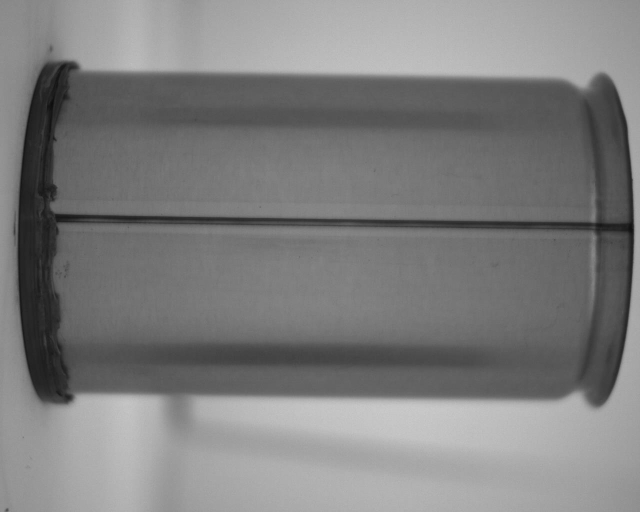
//> input picture Double_Lib/img/B (1).jpg, 1280 x 1024 px (shown at 1/2 size); its folder holds only this picture in this run
$ ./Double_Lib   (built with g++ and OpenCV 4)
//> lines starting //> are read from the running program, lines starting //| are printed output that depends on the picture; after the words box and inside, x2 and y2 are one past the last pixel; in counts of white or black regions, pixels touching at a corner belong together
#include <opencv2/imgcodecs.hpp>
#include <opencv2/highgui.hpp>
#include <opencv2/imgproc.hpp>
#include <iostream>
#include <chrono>
#include <algorithm>
#include <vector>
#include <string>
#include <stdio.h>


using namespace cv;
using namespace std;
using namespace std::chrono;

int P_score = 7;				//Parameter for check double lib.
int P_divide = 10000;			//Parameter for divide high average.


void show_histogram(string const& name, Mat1b const& image)
{
	float H_AVG = 0;
	float max = 0;
	for (int i = 0; i < image.cols; i++)
	{
		int column_sum = 0;
		for (int k = 0; k < image.rows; k++)
		{
			column_sum += image.at<unsigned char>(k, i);
			if (column_sum > max) {
				max = column_sum;
			}
		}
	}

	// Set histogram bins count
	int bins = image.cols;
	// Set ranges for histogram bins
	float lranges[] = { 0, bins };
	const float* ranges[] = { lranges };
	// create matrix for histogram
	Mat hist;
	int channels[] = { 0 };
	float maxN = max / 10;
	float const hist_height = maxN;
	Mat3b hist_image = Mat3b::zeros(hist_height + 10, bins + 20);

	float high_1 = 0;
	float high_2 = 0;
	int col_high_1 = 0;
	int col_high_2 = 0;
	for (int i = 0; i < image.cols; i++)
	{
		float column_sum = 0;
		for (int k = 0; k < image.rows; k++)
		{
			column_sum += image.at<unsigned char>(k, i);
		}
		float const height = cvRound(column_sum * hist_height / max);
		line(hist_image, Point(i + 10, (hist_height - height) + 20), Point(i + 10, hist_height), Scalar::all(255));
		if (height > high_1 && i < 500) {
			high_1 = height;
			col_high_1 = i;
		}
		if (height > high_2 && i >= 1000) {
			high_2 = height;
			col_high_2 = i;
		}
	}
	cout << "high initial  " << high_1 << " column initial  " << col_high_1 << endl;
	cout << "high fisish   " << high_2 << " column finish   " << col_high_2 << endl;

	// Loop find Average low
	for (int i = 0; i < image.cols; i++)
	{
		float column_sum = 0;
		for (int k = 0; k < image.rows; k++)
		{
			column_sum += image.at<unsigned char>(k, i);
		}
		float const height = cvRound(column_sum * hist_height / max);
		if (i >= col_high_1 && i <= col_high_2)
		{
			H_AVG += height;
		}
	}
	H_AVG = H_AVG / P_divide;			//best value for average

	cout << "high average :  " << H_AVG << endl;

	Mat canny_output;
	Canny(hist_image, canny_output, 50, 50 * 2);
	vector<vector<Point> > contours;
	vector<Vec4i> hierarchy;
	findContours(canny_output, contours, hierarchy, RETR_TREE, CHAIN_APPROX_SIMPLE);

	// create hull array for convex hull points
	vector< vector<Point> > hull(contours.size());
	for (int i = 0; i < contours.size(); i++) {
		convexHull(Mat(contours[i]), hull[i], 1);
	}

	drawContours(hist_image, contours, 0, Scalar(0, 0, 255), 2, 8, vector<Vec4i>(), 0, Point());
	if (H_AVG > P_score) {
		cout << " Defect Detection  " << endl;
		cout << "===================" << endl;
	}
	else {
		cout << " Non defect Detection  " << endl;
		cout << "===================" << endl;
	}
	imshow(name, hist_image);
	//This Code tell runtime this program.
	vector<int> values(10000);
	auto f = []() -> int { return rand() % 10000; };
	generate(values.begin(), values.end(), f);
	auto start = high_resolution_clock::now();
	sort(values.begin(), values.end());
	auto stop = high_resolution_clock::now();
	auto duration = duration_cast<milliseconds>(stop - start);
	cout << "Time taken by function: " << duration.count() << " milliseconds" << endl;
}


int Double_lib(Mat imageOriginal) {
	Mat imgG, imgRz, imgCrop, imgSobelx;
	int status = 0;
	imgRz = imageOriginal.clone();				//Copy image to imgRz.
	cvtColor(imgRz, imgG, COLOR_BGR2GRAY);

	Rect myROI(0, 0, 110, 500);
	Mat croppedRef(imgRz, myROI);

	// Copy the data into new matrix
	croppedRef.copyTo(imgCrop);
	imshow("Crop image", imgCrop);

	Sobel(imgCrop, imgSobelx, CV_8U, 1, 0, 3, 1, 0, BORDER_DEFAULT);			//Sobel axis x
	rotate(imgSobelx, imgSobelx, ROTATE_90_COUNTERCLOCKWISE);
	imshow("Sobel X image", imgSobelx);
	show_histogram("Histogram image", imgSobelx);											//Call function histogram final.
	return status;
}

int main(int argc, const char* argv[]) {
	Mat imgOri, imgRz;
	int result = 0;

	string folder("img/*.jpg");
	vector<String> fn;
	glob(folder, fn, false);
	vector<Mat> images;
	size_t count = fn.size();			 //number of png files in images folder.\


	 P_score = 7;						//Parameter for check double lib.
	 P_divide = 10000;					//Parameter for divide high average.

	//Check number of images.
	cout << "image in folder  " << count << endl;

	//Main LooB.
	for (size_t i = 0; i < count; i++)
	{
		//Preprocessing
		imgOri = imread(fn[i]);
//> imgOri is the input picture: 1024 rows x 1280 cols, CV_8UC3; min 10, max 204, mean 126.1
		resize(imgOri, imgRz, Size(), 0.5, 0.5); //Half Resize 1280*1040 to 640*520 pixcel.
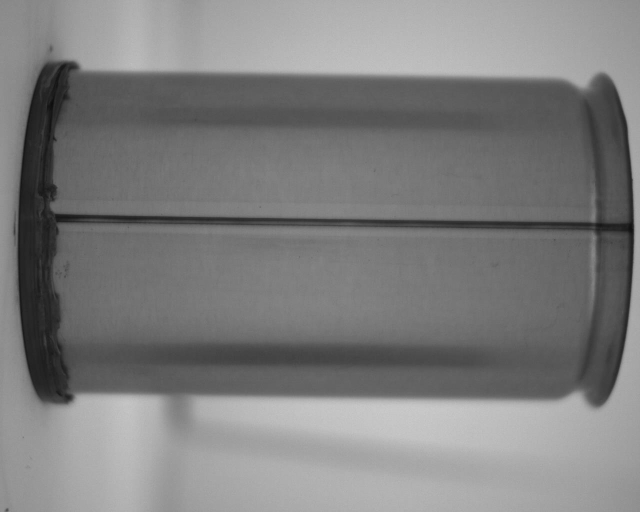
//> imgRz: 512 rows x 640 cols, CV_8UC3; min 12, max 203, mean 126.3
		imshow("Original image", imgRz);

		result = Double_lib(imgRz);				//Call function check double lib problem.
//> in Double_lib, `Mat croppedRef(imgRz, myROI);`:
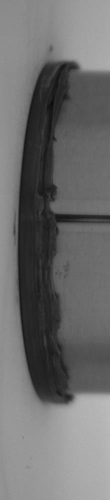
//> croppedRef: 500 rows x 110 cols, CV_8UC3; min 12, max 188, mean 109.1
//> in Double_lib, `Sobel(imgCrop, imgSobelx, CV_8U, 1, 0, 3, 1, 0, BORDER_DEFAULT);`:
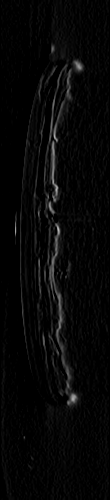
//> imgSobelx: 500 rows x 110 cols, CV_8UC3; min 0, max 187, mean 6.8
//> in Double_lib, `rotate(imgSobelx, imgSobelx, ROTATE_90_COUNTERCLOCKWISE);`:
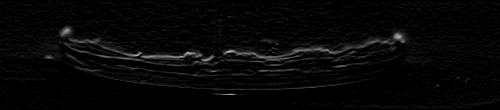
//> imgSobelx: 110 rows x 500 cols, CV_8UC3; min 0, max 187, mean 6.8
//> the loop in show_histogram, `for (int i = 0; i < image.cols; i++)` made 1500 passes
//> (column_sum, max) on passes 1 to 3: (348, 348), (348, 348), (348, 348)
//> after the loop in show_histogram, `for (int i = 0; i < image.cols; i++)`: max = 1452
//> in show_histogram, `float maxN = max / 10;`: maxN = 145.2
//> in show_histogram, `Mat3b hist_image = Mat3b::zeros(hist_height + 10, bins + 20);`: hist_image: 155 rows x 1520 cols, CV_8UC3; every value is 0
//> the loop in show_histogram, `for (int i = 0; i < image.cols; i++)` made 1500 passes
//> (column_sum, height, high_1) on passes 1, 16, 19: (348, 35, 35), (363, 36, 36), (370, 37, 37)
//> (height, high_1) on passes 70, 109, 115, 118, 130, 133: (38, 38), (39, 39), (41, 41), (42, 42), (46, 46), (50, 50)
//> after the loop in show_histogram, `for (int i = 0; i < image.cols; i++)`:
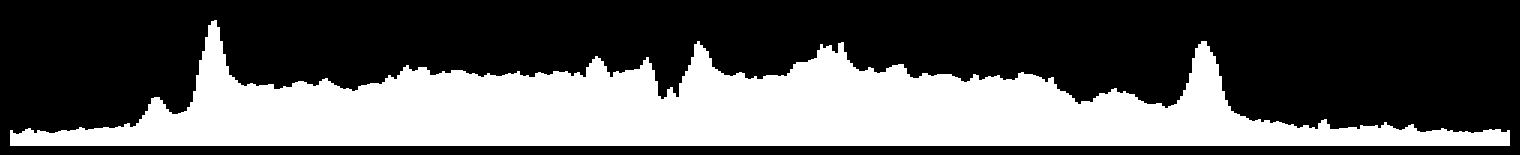
//> hist_image: 155 rows x 1520 cols, CV_8UC3; 35.2% white; 1 white region, box (x1, y1, x2, y2) and area: (10, 20, 1510, 146) 82962
//> after the loop in show_histogram, `for (int i = 0; i < image.cols; i++)`: high_1 = 145; col_high_1 = 204; high_2 = 124; col_high_2 = 1191
//| high initial  145 column initial  204
//| high fisish   124 column finish   1191
//> the loop in show_histogram, `for (int i = 0; i < image.cols; i++)` made 1500 passes
//> (height, H_AVG) on passes 205 to 216: (145, 145), (145, 290), (145, 435), (138, 573), (138, 711), (138, 849), (124, 973), (124, 1097), (124, 1221), (111, 1332), (111, 1443), (111, 1554)
//> (column_sum, height) on passes 1 to 6: (348, 35), (348, 35), (348, 35), (320, 32), (320, 32), (320, 32)
//> after the loop in show_histogram, `for (int i = 0; i < image.cols; i++)`: H_AVG = 87772
//> in show_histogram, `H_AVG = H_AVG / P_divide;`: H_AVG = 8.78
//| high average :  8.7772
//> in show_histogram, `Canny(hist_image, canny_output, 50, 50 * 2);`:
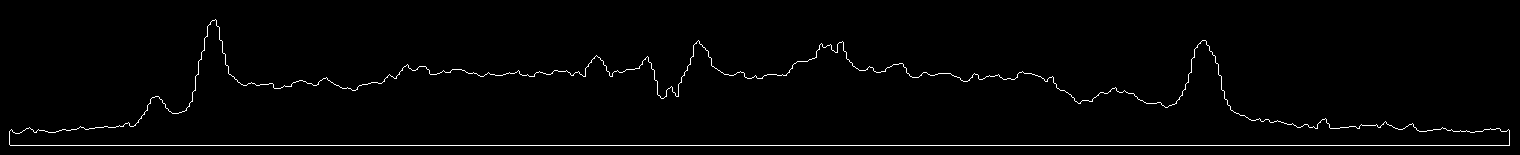
//> canny_output: 155 rows x 1520 cols, CV_8UC1; 1.5% white in thin lines or dots, all inside (x1, y1, x2, y2) = (9, 19, 1510, 146)
//> in show_histogram, `findContours(canny_output, contours, hierarchy, RETR_TREE, CHAIN_APPRO..`: contours = 2 contours; box (x1, y1, x2, y2) and area: (9, 19, 1510, 146) 82594, (9, 19, 1510, 146) 82555
//> in show_histogram, `vector< vector<Point> > hull(contours.size());`: hull = 2 empty contours
//> the loop in show_histogram, `for (int i = 0; i < contours.size(); i++)` made 2 passes
//> in show_histogram, `drawContours(hist_image, contours, 0, Scalar(0, 0, 255), 2, 8, vector<..`:
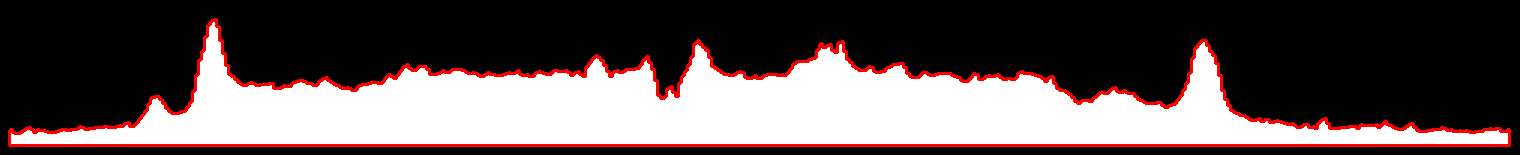
//> hist_image: 155 rows x 1520 cols, CV_8UC3; 5.05% of pixels changed, all inside (x1, y1, x2, y2) = (8, 18, 1511, 147)
//> result = 0
		waitKey(0);
	}
	waitKey(0);
	return 0;
}
